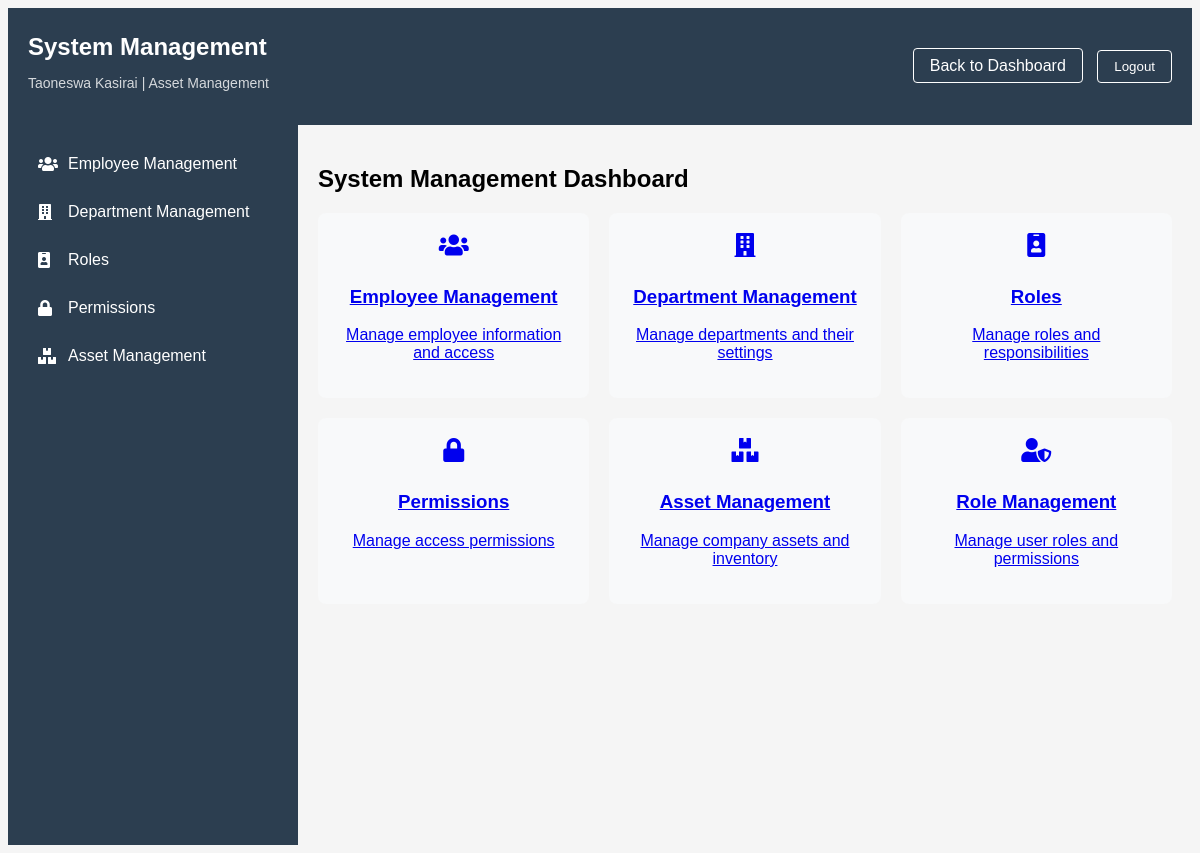
The app's page /system-management/ (signed in) with its own data.
### myapp/models.py (models this page shows, shortened)
class Employee(models.Model):
    employee_number = models.CharField(max_length=10, unique=True)
    name = models.CharField(max_length=100)
    surname = models.CharField(max_length=100)
    department = models.ForeignKey(Department, on_delete=models.PROTECT)
    branch = models.CharField(max_length=100)
    section = models.CharField(max_length=100)
    email = models.EmailField(unique=True)
    phone_regex = RegexValidator(
        regex=r'^07\d{8}$',
        message="Phone number must start with '07' and be 10 digits long"
    )
    phone_number = models.CharField(
        validators=[phone_regex],
        max_length=10,
        unique=True
    )
    signature = models.ImageField(
        upload_to='signatures/', null=True, blank=True)
    created_at = models.DateTimeField(auto_now_add=True)
    password = models.CharField(
        max_length=128, default=make_password('defaultpassword'))
    is_first_login = models.BooleanField(default=True)
    is_active = models.BooleanField(default=True)
    roles = models.ManyToManyField(Role, blank=True)
    class Meta:
        ordering = ['surname', 'name']

class Department(models.Model):
    code = models.CharField(max_length=10, unique=True)
    name = models.CharField(max_length=100)
    description = models.TextField(blank=True)
    is_active = models.BooleanField(default=True)
    created_at = models.DateTimeField(auto_now_add=True)
    def __str__(self):
        return self.name
    class Meta:
        ordering = ['name']

### myapp/views.py (the view)
# urls.py: path('system-management/', views.system_management_home,
def system_management_home(request):
    if 'employee_id' not in request.session:
        return redirect('login')
    employee = Employee.objects.get(id=request.session['employee_id'])
    return render(request, 'myapp/system_management_home.html', {
        'employee': employee
    })

### myapp/templates/myapp/system_management_home.html (shortened to what this page needs)
<!DOCTYPE html>
<html>
<head>
    {% load static %}
    <link rel="stylesheet" type="text/css" href="{% static 'myapp/css/style.css' %}">
    <link href="https://cdnjs.cloudflare.com/ajax/libs/font-awesome/5.15.4/css/all.min.css" rel="stylesheet">
</head>
<body>
    <div class="dashboard-header">
        <div class="user-info">
            <h1>System Management</h1>
            <p class="user-details">{{ employee.name }} {{ employee.surname }} | {{ employee.department }}</p>
        </div>
        <div class="header-actions">
            <a href="{% url 'dashboard' %}" class="back-button">Back to Dashboard</a>
            <button class="logout-button">Logout</button>
        </div>
    </div>
    <div class="system-layout">
        <div class="sidebar">
            <ul class="sidebar-menu">
                <li>
                    <a href="{% url 'employee_management' %}">
                        <i class="fas fa-users"></i>
                        Employee Management
                    </a>
                </li>
                <li>
                    <a href="{% url 'department_management' %}">
                        <i class="fas fa-building"></i>
                        Department Management
                    </a>
                </li>
                <li>
                    <a href="#roles">
                        <i class="fas fa-id-badge"></i>
                        Roles
                    </a>
                </li>
                <li>
                    <a href="#permissions">
                        <i class="fas fa-lock"></i>
                        Permissions
                    </a>
                </li>
                <li>
                    <a href="{% url 'asset_management' %}">
                        <i class="fas fa-boxes"></i>
                        Asset Management
                    </a>
                </li>
            </ul>
        </div>
        <div class="main-content">
            <h2>System Management Dashboard</h2>
            <div class="dashboard-tiles">
                <a href="{% url 'employee_management' %}" class="dashboard-tile">
                    <i class="fas fa-users"></i>
                    <h3>Employee Management</h3>
                    <p>Manage employee information and access</p>
                </a>
                <a href="{% url 'department_management' %}" class="dashboard-tile">
                    <i class="fas fa-building"></i>
                    <h3>Department Management</h3>
                    <p>Manage departments and their settings</p>
                </a>
                <a href="#roles" class="dashboard-tile">
                    <i class="fas fa-id-badge"></i>
                    <h3>Roles</h3>
                    <p>Manage roles and responsibilities</p>
                </a>
                <a href="#permissions" class="dashboard-tile">
                    <i class="fas fa-lock"></i>
                    <h3>Permissions</h3>
                    <p>Manage access permissions</p>
                </a>
                <a href="{% url 'asset_management' %}" class="dashboard-tile">
                    <i class="fas fa-boxes"></i>
                    <h3>Asset Management</h3>
                    <p>Manage company assets and inventory</p>
                </a>
                <a href="{% url 'role_management' %}" class="dashboard-tile">
                    <i class="fas fa-user-shield"></i>
                    <h3>Role Management</h3>
                    <p>Manage user roles and permissions</p>
                </a>
            </div>
        </div>
    </div>
</body>
</html>

### myapp/static/myapp/css/style.css (style rules this page uses)
body { background-color: #f5f5f5; font-family: Arial, sans-serif; }
.dashboard-header { background: #2c3e50; color: white; padding: 20px; display: flex; justify-content: space-between; align-items: center; }
.user-info { flex: 1; }
.user-info h1 { margin: 5px 0; font-size: 24px; }
.user-details { font-size: 14px; opacity: 0.8; }
.header-actions { padding-left: 20px; }
.logout-button { background: transparent; border: 1px solid white; color: white; padding: 8px 16px; border-radius: 4px; cursor: pointer; transition: all 0.3s; }
.back-button { background: transparent; border: 1px solid white; color: white; padding: 8px 16px; border-radius: 4px; cursor: pointer; transition: all 0.3s; text-decoration: none; margin-right: 10px; }

### myapp/templates/myapp/system_management_home.html (style rules this page uses)
.system-layout { display: flex; min-height: calc(100vh - 80px); }
.sidebar { width: 250px; background-color: #2c3e50; padding: 20px; color: white; }
.sidebar-menu { list-style: none; padding: 0; margin: 0; }
.sidebar-menu li { margin-bottom: 10px; }
.sidebar-menu a { color: white; text-decoration: none; display: flex; align-items: center; padding: 10px; border-radius: 5px; transition: background-color 0.3s; }
.sidebar-menu i { margin-right: 10px; width: 20px; }
.main-content { flex: 1; padding: 20px; }
.dashboard-tiles { display: flex; gap: 20px; flex-wrap: wrap; }
.dashboard-tile { background-color: #f8f9fa; padding: 20px; border-radius: 8px; text-align: center; flex: 1; min-width: 200px; transition: background-color 0.3s; }
.dashboard-tile i { font-size: 24px; margin-bottom: 10px; }

### records on screen
Employee: name "Taoneswa", surname "Kasirai", department "Asset Management"
